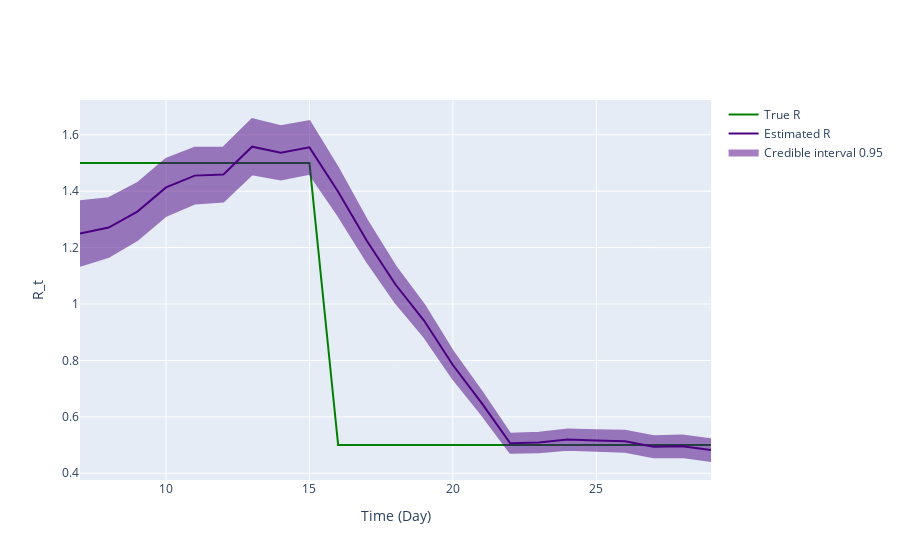

Source (notebook cell):
### Code cell
fig = ReproductionNumberPlot()

fig.add_ground_truth_rt(ground_truth)
fig.add_interval_rt(interval2)

fig.update_labels(time_label='Time (Day)', r_label='R_t')

fig.show_figure()

### Figure 1 — Plotly figure (JSON) as saved in the notebook; plotly's stock layout.template omitted (floating-point values rounded to 4 significant figures)
{"data": [{"line": {"color": "green"}, "mode": "lines", "name": "True R", "type": "scatter", "x": [7, 8, 9, 10, 11, 12, 13, 14, 15, 16, 17, 18, 19, 20, 21, 22, 23, 24, 25, 26, 27, 28, 29], "y": [1.5, 1.5, 1.5, 1.5, 1.5, 1.5, 1.5, 1.5, 1.5, 0.5, 0.5, 0.5, 0.5, 0.5, 0.5, 0.5, 0.5, 0.5, 0.5, 0.5, 0.5, 0.5, 0.5]}, {"line": {"color": "indigo"}, "mode": "lines", "name": "Estimated R", "type": "scatter", "x": [7, 8, 9, 10, 11, 12, 13, 14, 15, 16, 17, 18, 19, 20, 21, 22, 23, 24, 25, 26, 27, 28, 29], "y": [1.25, 1.271, 1.328, 1.414, 1.455, 1.459, 1.558, 1.536, 1.555, 1.398, 1.224, 1.069, 0.9407, 0.7839, 0.6499, 0.5062, 0.5091, 0.5196, 0.5163, 0.5138, 0.4937, 0.4959, 0.4823]}, {"fill": "toself", "fillcolor": "indigo", "line": {"color": "indigo"}, "mode": "lines", "name": "Credible interval 0.95", "opacity": 0.5, "type": "scatter", "x": [7, 8, 9, 10, 11, 12, 13, 14, 15, 16, 17, 18, 19, 20, 21, 22, 23, 24, 25, 26, 27, 28, 29, 29, 28, 27, 26, 25, 24, 23, 22, 21, 20, 19, 18, 17, 16, 15, 14, 13, 12, 11, 10, 9, 8, 7], "y": [1.365, 1.375, 1.428, 1.514, 1.554, 1.555, 1.656, 1.631, 1.649, 1.482, 1.298, 1.134, 0.9976, 0.8321, 0.6908, 0.5398, 0.5435, 0.5554, 0.5528, 0.5512, 0.5311, 0.5343, 0.521, 0.4435, 0.4574, 0.4564, 0.4764, 0.4797, 0.4838, 0.4747, 0.4725, 0.6089, 0.7357, 0.8837, 1.005, 1.151, 1.314, 1.462, 1.442, 1.46, 1.363, 1.356, 1.313, 1.227, 1.167, 1.136]}], "layout": {"hovermode": "x unified", "xaxis": {"title": {"text": "Time (Day)"}}, "yaxis": {"title": {"text": "R_t"}}}}
